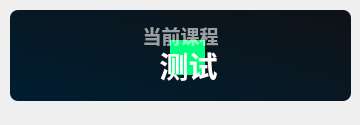
<?xml version="1.0" encoding="UTF-8"?>
<ui version="4.0">
 <class>Form</class>
 <widget class="QWidget" name="Form">
  <property name="geometry">
   <rect>
    <x>0</x>
    <y>0</y>
    <width>360</width>
    <height>125</height>
   </rect>
  </property>
  <property name="minimumSize">
   <size>
    <width>0</width>
    <height>100</height>
   </size>
  </property>
  <property name="maximumSize">
   <size>
    <width>16777215</width>
    <height>65536</height>
   </size>
  </property>
  <property name="windowTitle">
   <string>当前课程</string>
  </property>
  <widget class="QPushButton" name="subject">
   <property name="geometry">
    <rect>
     <x>10</x>
     <y>40</y>
     <width>341</width>
     <height>51</height>
    </rect>
   </property>
   <property name="font">
    <font>
     <family>Microsoft YaHei UI</family>
     <pointsize>22</pointsize>
     <weight>75</weight>
     <bold>true</bold>
    </font>
   </property>
   <property name="styleSheet">
    <string notr="true">QPushButton {
        qproperty-iconSize: 24px;
        color: white;
		border: none;
		color: rgba(255, 255, 255, 255);
		font-weight: bold
    }
</string>
   </property>
   <property name="text">
    <string>  测试</string>
   </property>
   <property name="icon">
    <iconset>
     <normaloff>../../../img/it.svg</normaloff>../../../img/it.svg</iconset>
   </property>
   <property name="iconSize">
    <size>
     <width>24</width>
     <height>24</height>
    </size>
   </property>
  </widget>
  <widget class="QLabel" name="blurEffect">
   <property name="geometry">
    <rect>
     <x>170</x>
     <y>40</y>
     <width>35</width>
     <height>35</height>
    </rect>
   </property>
   <property name="styleSheet">
    <string notr="true">background-color: rgb(0, 255, 127);
border-radius:20px</string>
   </property>
   <property name="text">
    <string/>
   </property>
  </widget>
  <widget class="QLabel" name="sub_title">
   <property name="geometry">
    <rect>
     <x>30</x>
     <y>0</y>
     <width>301</width>
     <height>71</height>
    </rect>
   </property>
   <property name="font">
    <font>
     <family>Microsoft YaHei UI</family>
     <pointsize>14</pointsize>
     <weight>75</weight>
     <bold>true</bold>
    </font>
   </property>
   <property name="styleSheet">
    <string notr="true">color: rgba(255, 255, 255, 150);
font-weight: bold;</string>
   </property>
   <property name="text">
    <string>当前课程</string>
   </property>
   <property name="textFormat">
    <enum>Qt::PlainText</enum>
   </property>
   <property name="alignment">
    <set>Qt::AlignCenter</set>
   </property>
  </widget>
  <widget class="QLabel" name="backgnd">
   <property name="geometry">
    <rect>
     <x>10</x>
     <y>10</y>
     <width>341</width>
     <height>91</height>
    </rect>
   </property>
   <property name="styleSheet">
    <string notr="true">background-color: qlineargradient(spread:pad, x1:0, y1:1, x2:1, y2:0, stop:0 rgba(0, 30, 50, 255), stop:1 rgba(15, 18, 22, 255));
border-radius: 8px</string>
   </property>
   <property name="text">
    <string/>
   </property>
  </widget>
  <widget class="QLabel" name="img">
   <property name="geometry">
    <rect>
     <x>30</x>
     <y>10</y>
     <width>91</width>
     <height>91</height>
    </rect>
   </property>
   <property name="styleSheet">
    <string notr="true"/>
   </property>
   <property name="pixmap">
    <pixmap>../img/1.png</pixmap>
   </property>
   <property name="scaledContents">
    <bool>true</bool>
   </property>
  </widget>
  <zorder>backgnd</zorder>
  <zorder>img</zorder>
  <zorder>blurEffect</zorder>
  <zorder>sub_title</zorder>
  <zorder>subject</zorder>
 </widget>
 <resources/>
 <connections/>
</ui>
